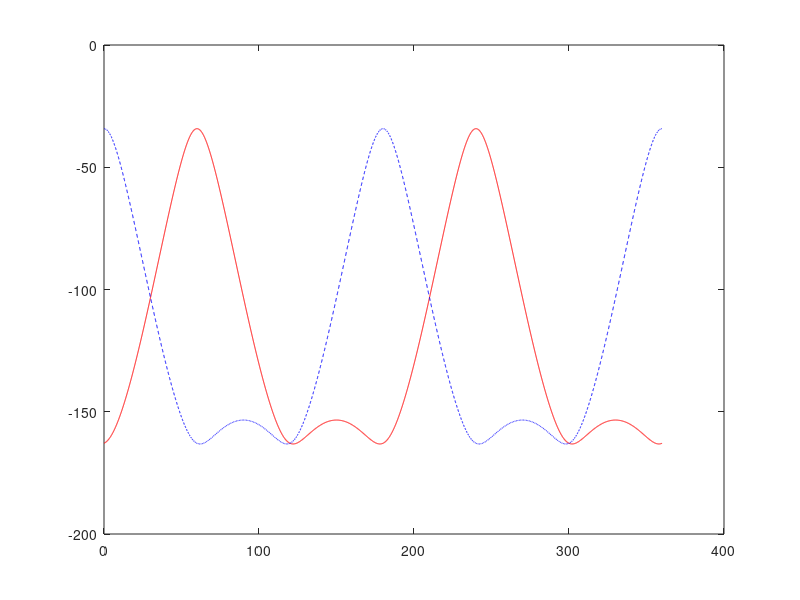

MATLAB code for this plot: (Note: this script raises an error after producing the figure.)

m=0.75;

theta_f1=0:0.001:2*pi;
n=0;
D1=(1+m*sin(theta_f1)+(n/6)*sawtooth(3*theta_f1+pi/2,1/2))/2;

S1=(2/pi)*sin(pi*(D1));
theta_f2=theta_f1-2*pi/3;
D2=(1+m*sin(theta_f2)+(n/6)*sawtooth(3*theta_f2+pi/2,1/2))/2;
S2=(2/pi)*sin(pi*(D2));

theta_f3=theta_f1+2*pi/3;
D3=(1+m*sin(theta_f3)+(n/6)*sawtooth(3*theta_f3+pi/2,1/2))/2;
S3=(2/pi)*sin(pi*(D3));

% figure();
% plot(theta_f1*180/pi,S1);
% hold on;
% plot(theta_f1*180/pi,S2);
% hold on;
% plot(theta_f1*180/pi,S3);

% figure();
% plot(theta_f1*180/pi,S1-abs(2*S2-S3),'r');
% hold on;
% yline(0,'LineWidth',5,'Color','k')
% figure();
% plot(theta_f1*180/pi,S1+abs(2*S2-S3),'b');
% yline(0,'LineWidth',5,'Color','k')



theta_x=[];
alpha_x=[];
beta_x=[];
for ix=1:length(S1)

A=S1(ix);
B= S2(ix);
C=S3(ix);
D=0;

if B-C ~= 0
    if D >= A-abs(B-C) && D <= A+abs(B-C)
     theta =acos((A^2-(B-C)^2+D^2)/(2*A*D));
    else
        theta=0;
    end
else
    
    theta=0;

end
    
XE=D*cos(theta);
YE=D*sin(theta);


alpha=2*atan((((8*B^2*C*YE)/((A^2 - 2*A*XE - B^2 + 2*B*C - C^2 + XE^2 + YE^2)*(A^2 - 2*A*B - 2*A*XE + B^2 + 2*B*XE - C^2 + XE^2 + YE^2)) + (4*B*C*((A^2 - 2*A*XE - B^2 + 2*B*C - C^2 + XE^2 + YE^2)*(- A^2 + 2*A*XE + B^2 + 2*B*C + C^2 - XE^2 - YE^2))^(1/2))/((A^2 - 2*A*XE - B^2 + 2*B*C - C^2 + XE^2 + YE^2)*(A^2 - 2*A*B - 2*A*XE + B^2 + 2*B*XE - C^2 + XE^2 + YE^2)))*(A^2 - 2*A*XE - B^2 + 2*B*C - C^2 + XE^2 + YE^2))/(4*B*C));
beta= -2*atan(((A^2 - 2*A*XE - B^2 + 2*B*C - C^2 + XE^2 + YE^2)*(- A^2 + 2*A*XE + B^2 + 2*B*C + C^2 - XE^2 - YE^2))^(1/2)/(A^2 - 2*A*XE - B^2 + 2*B*C - C^2 + XE^2 + YE^2));

theta_x=[theta_x, theta];
alpha_x=[alpha_x, alpha];
beta_x=[beta_x, beta];


end

figure();
% plot(theta_f1*180/pi,theta_x*180/pi);
plot(theta_f1*180/pi,alpha_x*180/pi,'Color','r','LineStyle','-');
hold on;
plot(theta_f1*180/pi,beta_x*180/pi,'Color','b','LineStyle','--');

%%

XE_1 = real(A*cos(alpha));
YE_1 = real(A*sin(alpha));

XE_2 = real(A*cos(alpha)+B*cos(alpha+beta));
YE_2 = real(A*sin(alpha)+B*sin(alpha+beta));

XE_3 = real(A*cos(alpha) + B*cos(alpha+beta) + C*cos(alpha+beta+gamma));
YE_3 = real(A*sin(alpha) + B*sin(alpha+beta) + C*sin(alpha+beta+gamma));

figure1 = figure('Position', [0 0 400 300]);
axes1 = axes('Parent',figure1);
hold(axes1,'on');

p1 = [0 0];                         % First Point
p2 = [XE_1 YE_1];                         % Second Point
dp = p2-p1;                         % Difference
h=quiver(p1(1),p1(2),dp(1),dp(2),0,'Color',[0.5 0 0],'LineWidth',2)
set(h,'MaxHeadSize',0.3,'AutoScaleFactor',1);
hold on;
p1 = [XE_1 YE_1];                           % First Point
p2 = [XE_2 YE_2];                         % Second Point
dp = p2-p1;        % Difference

h=quiver(p1(1),p1(2),dp(1),dp(2),0,'Color',[0 0.5 0],'LineWidth',2)
set(h,'MaxHeadSize',0.3,'AutoScaleFactor',1);
hold on;
p1 = [XE_2 YE_2];                           % First Point
p2 = [XE_3 YE_3];                         % Second Point
dp = p2-p1;                         % Difference
h=quiver(p1(1),p1(2),dp(1),dp(2),0,'Color',[0 0 0.5],'LineWidth',2)
hold on;
set(h,'MaxHeadSize',100,'AutoScaleFactor',1);
plot([0 XE_3],[0 YE_3],'k--','LineWidth',2)

% hold on;
% p1 = [0 0];                           % First Point
% p2 = [XE_3 YE_3];                         % Second Point
% dp = p2-p1;                         % Difference
% quiver(p1(1),p1(2),dp(1),dp(2),0,'Color','k','LineWidth',2,'LineStyle','--')
axis equal


%%
y=0;

r=abs(B-C);

x=A;

ang=0:0.01:2*pi; 

xp1=r*cos(ang);
yp1=r*sin(ang);

plot(x+xp1,y+yp1,'k');


r=abs(B+C);

x=A;


xp2=r*cos(ang);
yp2=r*sin(ang);
plot(x+xp2,y+yp2,'k');

% fill([x+xp1 flip(x+xp2)],[yp1 flip(yp2)],'Color','g')

patch('Parent',axes1, 'XData', [x+xp1 flip(x+xp2)],'YData', [yp1 flip(yp2)],'FaceColor',[0.6 0 0.6],...
    'EdgeColor','none','FaceAlpha',0.1)

box(axes1,'on');
hold(axes1,'off');


grid on;
xlim([A-B-C B+C+A])
ylim([-B-C B+C])

ylabel({'$\hat{S}_{{ABC}_{f_s}} sin(\phi)$'},'interpreter','latex','FontName','Times New Roman',...
    'FontSize',20);

% Create xlabel
xlabel({'$\hat{S}_{{ABC}_{f_s}} cos(\phi)$'},'interpreter','latex','FontName','Times New Roman',...
    'FontSize',20);


